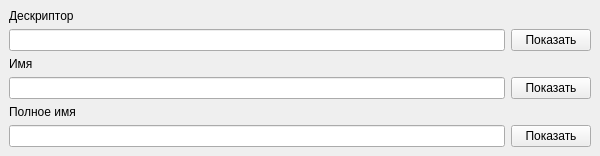
<?xml version="1.0" encoding="UTF-8"?>
<ui version="4.0">
 <class>MainWindow</class>
 <widget class="QMainWindow" name="MainWindow">
  <property name="geometry">
   <rect>
    <x>0</x>
    <y>0</y>
    <width>600</width>
    <height>153</height>
   </rect>
  </property>
  <property name="windowTitle">
   <string>MainWindow</string>
  </property>
  <widget class="QWidget" name="centralwidget">
   <layout class="QGridLayout" name="gridLayout">
    <item row="3" column="1">
     <widget class="QPushButton" name="nameButton">
      <property name="text">
       <string>Показать</string>
      </property>
     </widget>
    </item>
    <item row="5" column="1">
     <widget class="QPushButton" name="fullnameButton">
      <property name="text">
       <string>Показать</string>
      </property>
     </widget>
    </item>
    <item row="0" column="0">
     <widget class="QLabel" name="label">
      <property name="text">
       <string>Дескриптор</string>
      </property>
     </widget>
    </item>
    <item row="2" column="0">
     <widget class="QLabel" name="label_2">
      <property name="text">
       <string>Имя</string>
      </property>
     </widget>
    </item>
    <item row="1" column="0">
     <widget class="QLineEdit" name="handle"/>
    </item>
    <item row="1" column="1">
     <widget class="QPushButton" name="handleButton">
      <property name="text">
       <string>Показать</string>
      </property>
     </widget>
    </item>
    <item row="3" column="0">
     <widget class="QLineEdit" name="name"/>
    </item>
    <item row="5" column="0">
     <widget class="QLineEdit" name="fullname"/>
    </item>
    <item row="4" column="0">
     <widget class="QLabel" name="label_3">
      <property name="text">
       <string>Полное имя</string>
      </property>
     </widget>
    </item>
   </layout>
  </widget>
 </widget>
 <resources/>
 <connections/>
</ui>
